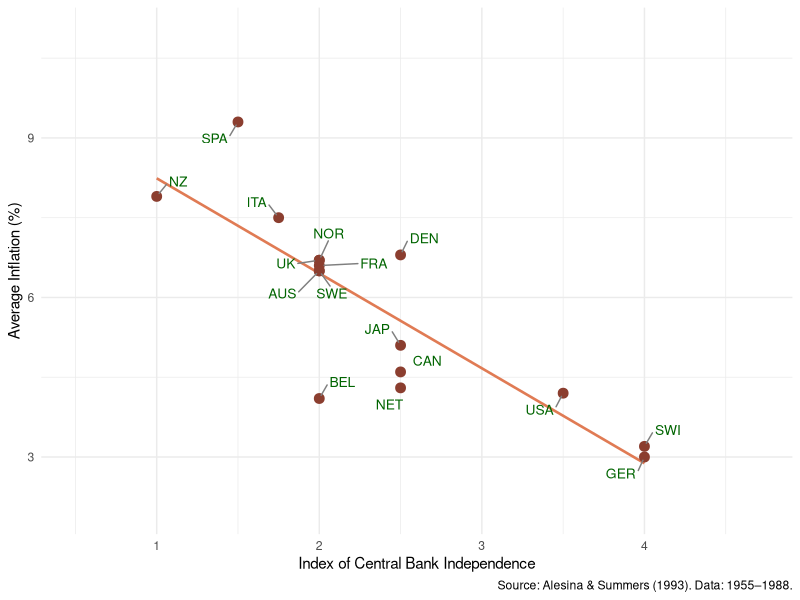
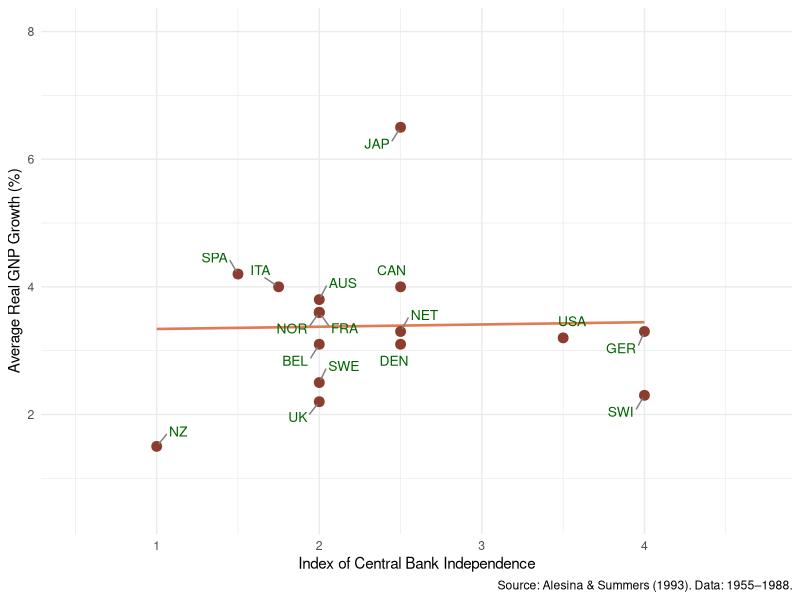

Reproduce these figures in R, in order.
## ---- chunk 1
#| label: setup
#| include: false

library(tidyverse)
library(ggrepel)

# Data from Alesina & Summers (1993), 16 OECD countries, 1955-1988
# CBI index from Table 1 (average of BP and GMT scales)
# Inflation and GNP growth approximated from Figures 1a and 2a

cbi_data <- tibble(
  country = c("AUS", "BEL", "CAN", "DEN", "FRA", "GER", "ITA", "JAP",
              "NET", "NOR", "NZ",  "SPA", "SWE", "SWI", "UK",  "USA"),
  cbi     = c(2.0,   2.0,   2.5,   2.5,   2.0,   4.0,   1.75,  2.5,
              2.5,   2.0,   1.0,   1.5,   2.0,   4.0,   2.0,   3.5),
  avg_inf = c(6.5,   4.1,   4.6,   6.8,   6.6,   3.0,   7.5,   5.1,
              4.3,   6.7,   7.9,   9.3,   6.5,   3.2,   6.7,   4.2),
  avg_gnp = c(3.8,   3.1,   4.0,   3.1,   3.6,   3.3,   4.0,   6.5,
              3.3,   3.6,   1.5,   4.2,   2.5,   2.3,   2.2,   3.2)
)

dark_theme <- theme_minimal(base_size = 13) +
  theme(
    plot.background  = element_rect(fill = "#191919", color = NA),
    panel.background = element_rect(fill = "#191919", color = NA),
    panel.grid.major = element_line(color = "#333333"),
    panel.grid.minor = element_line(color = "#2a2a2a"),
    text             = element_text(color = "white"),
    axis.text        = element_text(color = "white"),
    axis.title       = element_text(color = "white"),
    plot.caption     = element_text(color = "grey60", size = 9)
  )
## ---- chunk 2
#| fig-width: 9
#| fig-height: 5.2

ggplot(cbi_data, aes(x = cbi, y = avg_inf, label = country)) +
  geom_smooth(method = "lm", se = FALSE, color = "#e07b54", linewidth = 0.9) +
  geom_point(color = "coral4", size = 3) +
  geom_text_repel(color = "darkgreen", size = 3.5,
                  box.padding = 0.5, point.padding = 0.3,
                  segment.color = "grey50", max.overlaps = 20) +
  scale_x_continuous(limits = c(0.5, 4.7), breaks = 1:4) +
  scale_y_continuous(limits = c(2, 11)) +
  labs(x = "Index of Central Bank Independence",
       y = "Average Inflation (%)",
       caption = "Source: Alesina & Summers (1993). Data: 1955–1988.") +
  theme_minimal()
## ---- chunk 3
#| fig-width: 9
#| fig-height: 5.2

ggplot(cbi_data, aes(x = cbi, y = avg_gnp, label = country)) +
  geom_smooth(method = "lm", se = FALSE, color = "#e07b54", linewidth = 0.9) +
  geom_point(color = "coral4", size = 3) +
  geom_text_repel(color = "darkgreen", size = 3.5,
                  box.padding = 0.5, point.padding = 0.3,
                  segment.color = "grey50", max.overlaps = 20) +
  scale_x_continuous(limits = c(0.5, 4.7), breaks = 1:4) +
  scale_y_continuous(limits = c(0.5, 8)) +
  labs(x = "Index of Central Bank Independence",
       y = "Average Real GNP Growth (%)",
       caption = "Source: Alesina & Summers (1993). Data: 1955–1988.") +
  theme_minimal()
